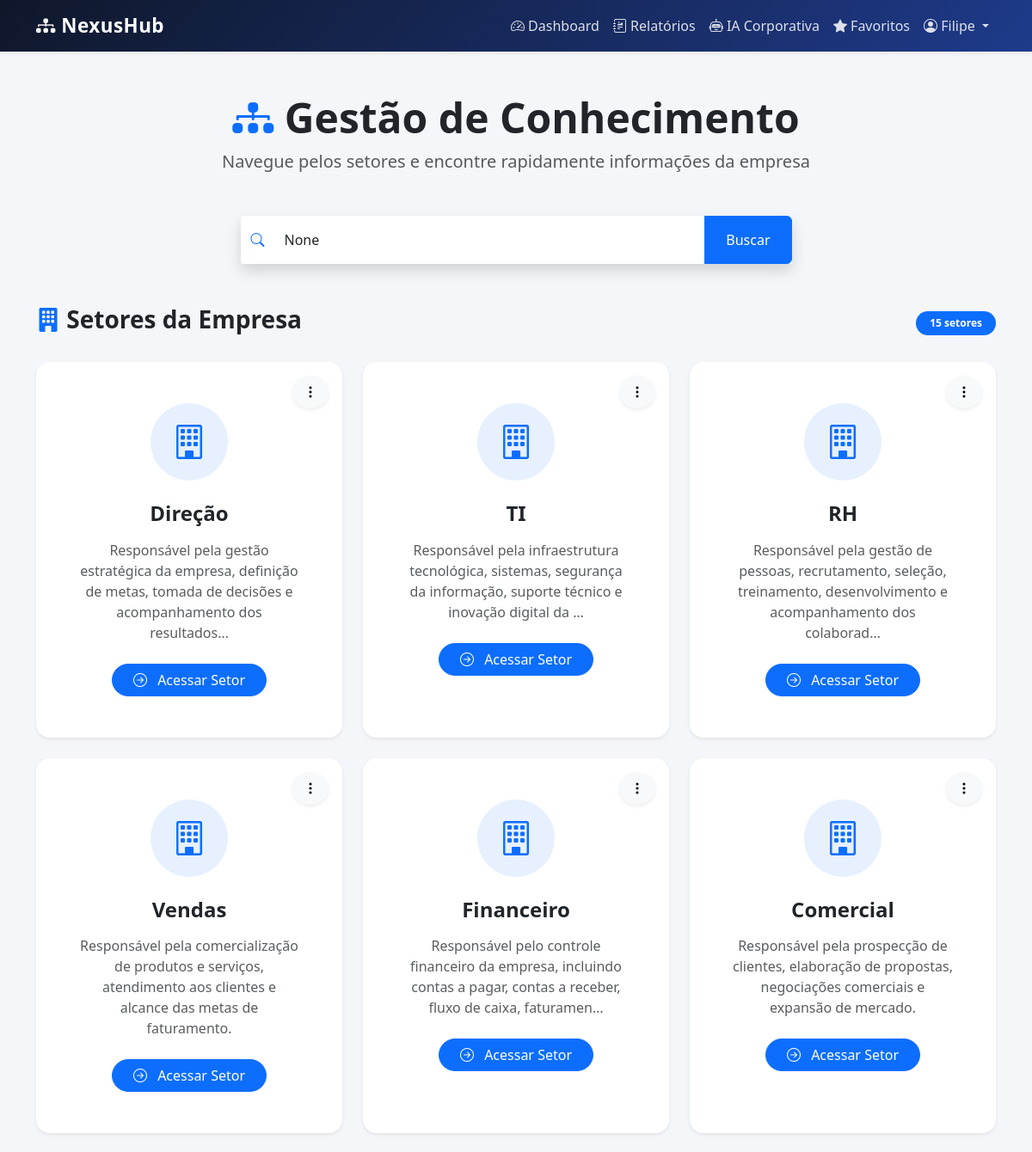
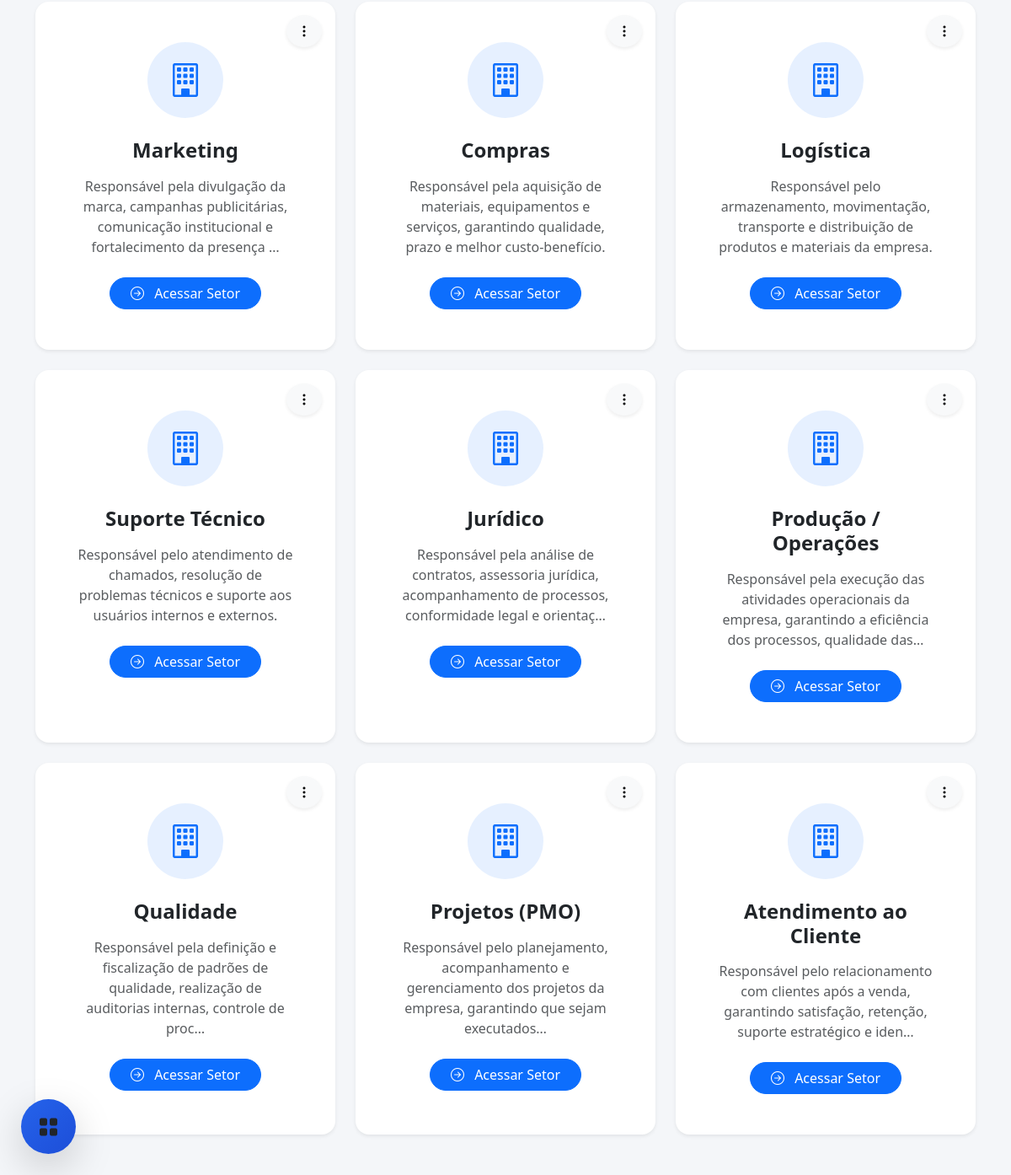
The app's page / (signed in) with its own data (2 pictures, top to bottom).
### setores/models.py (models this page shows, shortened)
class Setor(models.Model):
    nome = models.CharField(max_length=100)
    descricao = models.TextField(blank=True)
    class Meta:
        verbose_name = 'Setor'
        verbose_name_plural = 'Setores'

### setores/views.py (the view, shortened to what this page needs)
@login_required
def home(request):
    busca = request.GET.get('busca')
    setores = Setor.objects.all()
    funcionarios = Funcionario.objects.select_related(
        'usuario',
        'setor'
    )
    return render(
        request,
        'home.html',
        {
            'setores': setores,
            'funcionarios': funcionarios,
            'busca': busca
        }
    )

### templates/home.html (shortened to what this page needs)
{% extends 'base.html' %}
{% block content %}
<div class="container py-5">
    <div class="text-center mb-5">
        <h1 class="display-5 fw-bold">
            <i class="bi bi-diagram-3-fill text-primary"></i>
            Gestão de Conhecimento
        </h1>
        <p class="text-muted fs-5">
            Navegue pelos setores e encontre rapidamente informações da empresa
        </p>
    </div>
    <div class="row justify-content-center mb-5">
        <div class="col-lg-7">
            <form method="GET">
                <div class="input-group shadow">
                    <span class="input-group-text bg-white border-0">
                        <i class="bi bi-search text-primary"></i>
                    </span>
                    <input type="text"
                           name="busca"
                           class="form-control border-0 py-3"
                           placeholder="Pesquisar funcionário, cargo ou setor..."
                           value="{{ busca }}">
                    <button class="btn btn-primary px-4"
                            type="submit">
                        Buscar
                    </button>
                </div>
            </form>
        </div>
    </div>
    <div class="d-flex justify-content-between align-items-center mb-4">
        <h3 class="fw-bold">
            <i class="bi bi-building-fill text-primary"></i>
            Setores da Empresa
        </h3>
        <span class="badge bg-primary rounded-pill px-3 py-2">
            {{ setores.count }} setores
        </span>
    </div>
    <div class="row g-4">
        {% for setor in setores %}
        <div class="col-lg-4 col-md-6">
            <div class="card border-0 shadow-sm rounded-4 h-100 position-relative">
                {% if user.is_superuser %}
                <div class="dropdown position-absolute top-0 end-0 m-3">
                    <button class="btn btn-light rounded-circle shadow-sm"
                            type="button"
                            data-bs-toggle="dropdown">
                        <i class="bi bi-three-dots-vertical"></i>
                    </button>
                </div>
                {% endif %}
                <div class="card-body text-center p-5">
                    <div class="mb-4">
                        <div class="bg-primary bg-opacity-10 rounded-circle d-inline-flex align-items-center justify-content-center"
                             style="width:90px;height:90px;">
                            <i class="bi bi-building text-primary"
                               style="font-size:40px;"></i>
                        </div>
                    </div>
                    <h4 class="fw-bold mb-3">
                        {{ setor.nome }}
                    </h4>
                    <p class="text-muted mb-4">
                        {{ setor.descricao|truncatechars:120 }}
                    </p>
                    <a href="{% url 'detalhe_setor' setor.id %}"
                       class="btn btn-primary rounded-pill px-4">
                        <i class="bi bi-arrow-right-circle me-2"></i>
                        Acessar Setor
                    </a>
                </div>
            </div>
        </div>
        {% endfor %}
    </div>
</div>
{% endblock %}

### templates/base.html (shortened to what this page needs)
<!DOCTYPE html>
<html lang="pt-br">
<head>
    <link
        href="https://cdn.jsdelivr.net/npm/bootstrap@5.3.3/dist/css/bootstrap.min.css"
        rel="stylesheet">
    <link
        rel="stylesheet"
        href="https://cdn.jsdelivr.net/npm/bootstrap-icons@1.11.3/font/bootstrap-icons.min.css">
</head>
<body>
    <nav class="navbar navbar-expand-lg navbar-dark navbar-custom shadow-sm">
        <div class="container">
            <a class="navbar-brand fw-bold"
            href="{% url 'home' %}">
                <i class="bi bi-diagram-3-fill"></i>
                NexusHub
            </a>
            {% if user.is_authenticated %}
            <div class="collapse navbar-collapse"
                id="navbarNexus">
                <ul class="navbar-nav ms-auto align-items-center">
                    <li class="nav-item">
                        <a href="{% url 'dashboard' %}"
                        class="nav-link text-white">
                            <i class="bi bi-speedometer2"></i>
                            Dashboard
                        </a>
                    </li>
                    <li class="nav-item">
                        <a href="{% url 'feed_relatorios' %}"
                        class="nav-link text-white">
                            <i class="bi bi-journal-richtext"></i>
                            Relatórios
                        </a>
                    </li>
                    <li class="nav-item">
                        <a href="{% url 'assistente_ia' %}"
                        class="nav-link text-info">
                            <i class="bi bi-robot"></i>
                            IA Corporativa
                        </a>
                    </li>
                    <li class="nav-item">
                        <a href="{% url 'meus_favoritos' %}"
                        class="nav-link text-warning">
                            <i class="bi bi-star-fill"></i>
                            Favoritos
                        </a>
                    </li>
                    <li class="nav-item dropdown">
                        <a class="nav-link dropdown-toggle text-white"
                        href="#"
                        role="button"
                        data-bs-toggle="dropdown">
                            <i class="bi bi-person-circle"></i>
                            {{ user.first_name|default:user.username }}
                        </a>
                    </li>
                </ul>
            </div>
            {% endif %}
        </div>
    </nav>
    {% block content %}
    {% endblock %}
    {% if user.is_authenticated %}
    <div class="dropdown admin-menu">
        <button
            class="btn rounded-circle shadow-lg botao-admin"
            type="button"
            data-bs-toggle="dropdown">
            <i class="bi bi-grid-fill"></i>
        </button>
    </div>
    {% endif %}
</body>
</html>

### templates/base.html (style rules this page uses)
body { background-color: #f4f6f9; min-height: 100vh; }
.navbar-custom { background: linear-gradient( 135deg, #0f172a, #1e3a8a ); }
.navbar-brand { font-size: 1.4rem; letter-spacing: .5px; }
.nav-link { color: rgba(255,255,255,.85) !important; transition: .3s; }
.admin-menu { position: fixed; bottom: 25px; left: 25px; z-index: 9999; }
.botao-admin { width: 65px; height: 65px; border: none; font-size: 24px; display: flex; align-items: center; justify-content: center; background: linear-gradient( 135deg, #2563eb, #1d4ed8 ); transition: .3s; }

### records on screen
Setor: nome "Direção", descricao "Responsável pela gestão estratégica da empresa, definição de metas, tomada de decisões e acompanhamento dos resultados…"
Setor: nome "TI", descricao "Responsável pela infraestrutura tecnológica, sistemas, segurança da informação, suporte técnico e inovação digital da …"
Setor: nome "RH", descricao "Responsável pela gestão de pessoas, recrutamento, seleção, treinamento, desenvolvimento e acompanhamento dos colaborad…"
Setor: nome "Vendas", descricao "Responsável pela comercialização de produtos e serviços, atendimento aos clientes e alcance das metas de faturamento."
Setor: nome "Financeiro", descricao "Responsável pelo controle financeiro da empresa, incluindo contas a pagar, contas a receber, fluxo de caixa, faturamen…"
Setor: nome "Comercial", descricao "Responsável pela prospecção de clientes, elaboração de propostas, negociações comerciais e expansão de mercado."
Setor: nome "Marketing", descricao "Responsável pela divulgação da marca, campanhas publicitárias, comunicação institucional e fortalecimento da presença …"
Setor: nome "Compras", descricao "Responsável pela aquisição de materiais, equipamentos e serviços, garantindo qualidade, prazo e melhor custo-benefício."
Setor: nome "Logística", descricao "Responsável pelo armazenamento, movimentação, transporte e distribuição de produtos e materiais da empresa."
Setor: nome "Suporte Técnico", descricao "Responsável pelo atendimento de chamados, resolução de problemas técnicos e suporte aos usuários internos e externos."
Setor: nome "Jurídico", descricao "Responsável pela análise de contratos, assessoria jurídica, acompanhamento de processos, conformidade legal e orientaç…"
Setor: nome "Produção / Operações", descricao "Responsável pela execução das atividades operacionais da empresa, garantindo a eficiência dos processos, qualidade das…"
Setor: nome "Qualidade", descricao "Responsável pela definição e fiscalização de padrões de qualidade, realização de auditorias internas, controle de proc…"
Setor: nome "Projetos (PMO)", descricao "Responsável pelo planejamento, acompanhamento e gerenciamento dos projetos da empresa, garantindo que sejam executados…"
Setor: nome "Atendimento ao Cliente", descricao "Responsável pelo relacionamento com clientes após a venda, garantindo satisfação, retenção, suporte estratégico e iden…"

### other values on screen
{{ user.first_name|default:user.username }} "Filipe"
{{ setores.count }} "15"
